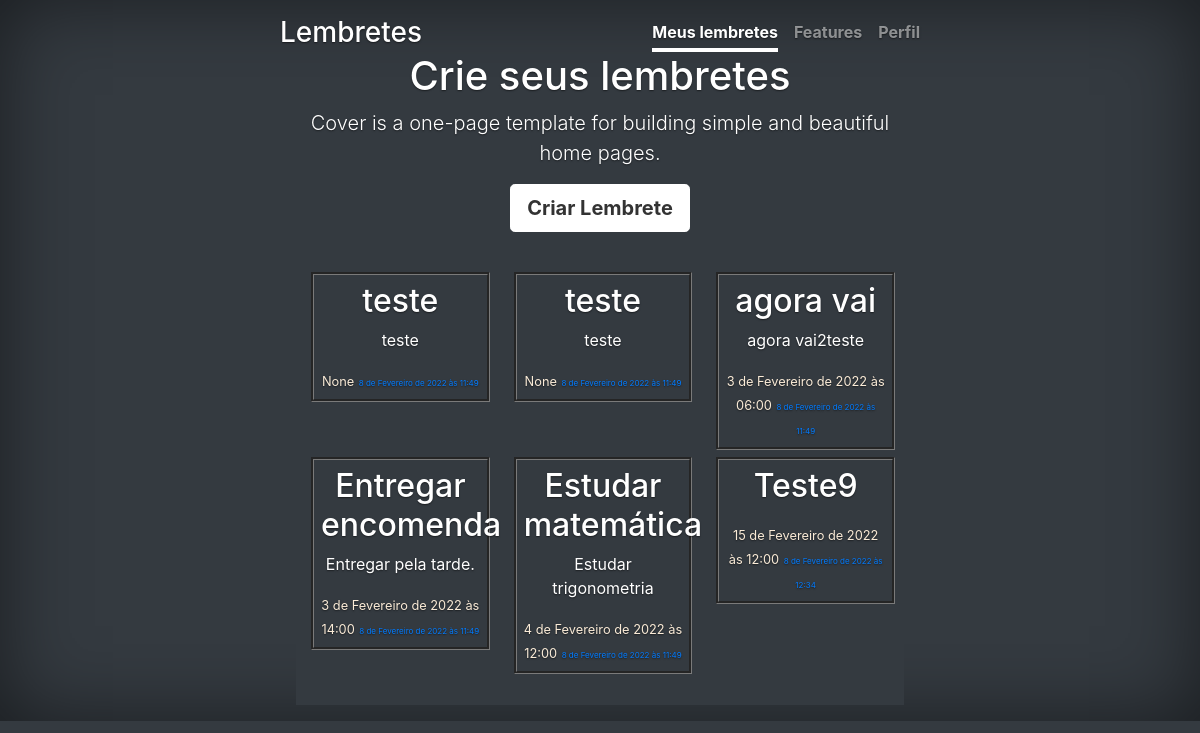
The page / on the database its author committed.
### lembretes/models.py (models this page shows, shortened)
class Lembrete (models.Model):
    nome = models.CharField(max_length=180)
    descricao = models.CharField(verbose_name='Descrição',max_length=300, blank=True)
    data_lembrete = models.DateTimeField(verbose_name='Data do Lembrete', null=True)
    data_criacao = models.DateTimeField('Data de Criação', auto_now_add=True, null=True, editable=False)
    file = models.FileField(upload_to="media/", null=True, blank=True)
    concluido = models.BooleanField('Concluído',default=False)
    usuario = models.ForeignKey(User,on_delete=models.CASCADE, null=True)
    class Meta:
        db_table = 'lembrete'

### lembretes/views.py (the view)
# urls.py: 2. Add a URL to urlpatterns:  path('', views.home, name='home')
def home(request):
    lembrete = Lembrete.objects.all()
    lembrete = {
        'lembrete': lembrete
    }
    return render(request, "home.html", lembrete)

### lembretes/templates/home.html (shortened to what this page needs)
{% load static %}
<!DOCTYPE html>
<html lang="pt-BR">
  <head>
    <link href="https://cdn.jsdelivr.net/npm/bootstrap@5.1.3/dist/css/bootstrap.min.css" rel="stylesheet">
<link href="/docs/5.1/dist/css/bootstrap.min.css" rel="stylesheet">
    <link href="{% static './css/cover.css' %}" rel="stylesheet">
    <link href="{% static './css/style.css' %}" rel="stylesheet">
  </head>
  <body class="d-flex h-100 text-center text-white bg-dark">
    <div class="cover-container d-flex w-100 h-100 p-3 mx-auto flex-column">
      <header class="mb-auto">
        <div>
          <h3 class="float-md-start mb-0">Lembretes</h3>
          <nav class="nav nav-masthead justify-content-center float-md-end">
            <a class="nav-link active" aria-current="page" href="{%url 'home'%}">Meus lembretes</a>
            <a class="nav-link" href="#">Features</a>
            <a class="nav-link" href="{%url 'perfil'%}">Perfil</a>
          </nav>
        </div>
      </header>
        <main class="px-3">
          <h1>Crie seus lembretes</h1>
          <p class="lead">Cover is a one-page template for building simple and beautiful home pages.</p>
          <p class="lead">
          <a href="#" class="btn btn-lg btn-secondary fw-bold border-white bg-white">Criar Lembrete</a>
          </p>
          <div class="album py-4 bg-dark">
            <div class="container-fluid">
              <div class="row">
                {% for i in lembrete %}
                  <div class="col-md-4">
                    <div class="conteudo-lembrete">
                      <h2 class="titulo-lembrete">{{i.nome}}</h2>
                      <p class="descricao-lembrete">{{i.descricao}}</p>
                      <a class="data-lembrete">{{i.data_lembrete}}</a>
                      <a class="data-criacao">{{i.data_criacao}}</a>
                    </div>
                  </div>
                {% endfor %}
              </div>
            </div>
          </div>
        </main>
  </body>
</html>

### static/css/cover.css (style rules this page uses)
.btn-secondary, .btn-secondary:hover, .btn-secondary:focus { color: #333; text-shadow: none; }
body { text-shadow: 0 .05rem .1rem rgba(0, 0, 0, .5); box-shadow: inset 0 0 5rem rgba(0, 0, 0, .5); }
.cover-container { max-width: 42em; }
.nav-masthead .nav-link { padding: .25rem 0; font-weight: 700; color: rgba(255, 255, 255, .5); background-color: transparent; border-bottom: .25rem solid transparent; }
.nav-masthead .nav-link + .nav-link { margin-left: 1rem; }
.nav-masthead .active { color: #fff; border-bottom-color: #fff; }

### static/css/style.css (style rules this page uses)
.conteudo-lembrete { padding: 7px; margin-bottom: 7px; margin-left: 0px; margin-right: -6px; border-style: groove; border-color: rgb(122, 122, 122); justify-content: center; align-items: center; }
.descricao-lembrete { text-decoration: none; font-size: 1rem; }
.data-lembrete { text-decoration: none; color: antiquewhite; font-size: 0.8rem; }
.data-criacao { font-size: 0.5rem; text-decoration: none; }

### rows shown on the page
Lembrete: nome "teste", descricao "teste", data_lembrete "None", data_criacao "8 de Fevereiro de 2022 às 11:49"
Lembrete: nome "teste", descricao "teste", data_lembrete "None", data_criacao "8 de Fevereiro de 2022 às 11:49"
Lembrete: nome "agora vai", descricao "agora vai2teste", data_lembrete "3 de Fevereiro de 2022 às 06:00", data_criacao "8 de Fevereiro de 2022 às 11:49"
Lembrete: nome "Entregar encomenda", descricao "Entregar pela tarde.", data_lembrete "3 de Fevereiro de 2022 às 14:00", data_criacao "8 de Fevereiro de 2022 às 11:49"
Lembrete: nome "Estudar matemática", descricao "Estudar trigonometria", data_lembrete "4 de Fevereiro de 2022 às 12:00", data_criacao "8 de Fevereiro de 2022 às 11:49"
Lembrete: nome "Teste9", data_lembrete "15 de Fevereiro de 2022 às 12:00", data_criacao "8 de Fevereiro de 2022 às 12:34"
